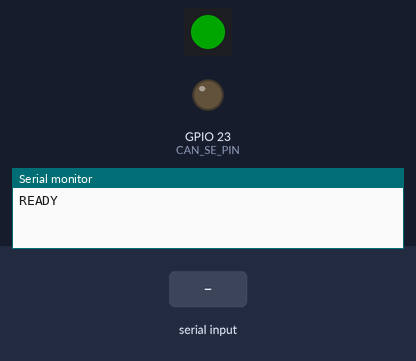
Bench run of a program on a simulated ESP32. Parts: 1 RGB LEDs in strip order, left to right, output pins drawn as LEDs (lit = HIGH), the last lines printed to the serial monitor. The inputs (shaded band) are chosen by the test bench. Dim RGB values are drawn brighter than linear; no CAN messages arrive unless stated.

Above: at 1.2 s.
1.3 s: "TEMP:D:UP\n" received over Serial
At 1.39 s:
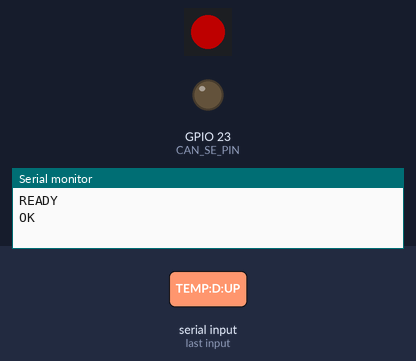
2.9 s: "PING\n" received over Serial
At 4.1 s:
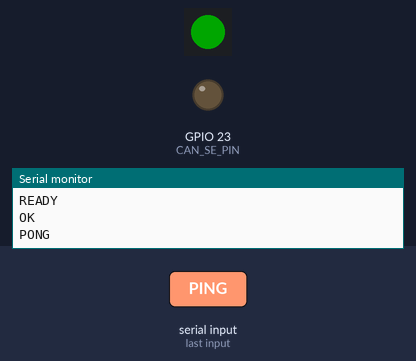
4.4 s: "CLIM?\n" received over Serial
At 5.5 s:
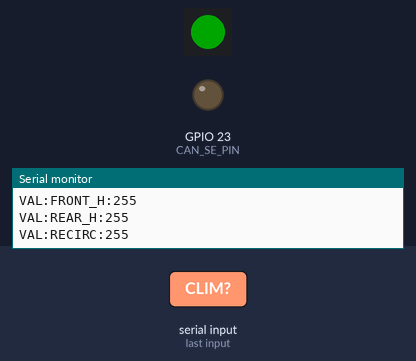
Timing chart, 0 to 7.4 s (numbered marks = the images above; inputs shaded):
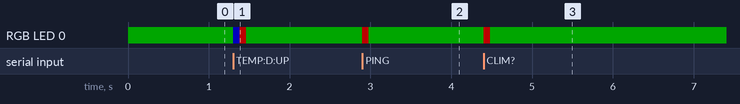

Measured:
- after the input at 1.3 s, RGB LED 0: RGB(0, 40, 0) → RGB(0, 0, 80) at once, → RGB(80, 0, 0) 0.08 s later, → RGB(0, 40, 0) 0.08 s later
- after the input at 2.9 s, RGB LED 0: RGB(0, 40, 0) → RGB(80, 0, 0) at once, → RGB(0, 40, 0) 0.08 s later
- after the input at 4.4 s, RGB LED 0: RGB(0, 40, 0) → RGB(80, 0, 0) at once, → RGB(0, 40, 0) 0.08 s later

The program:

main.cpp
```cpp
/**
 * ESP32 — Passerelle USB Serial <-> CAN bus Jaguar XF
 * Carte  : LILYGO T-CAN485
 * Toolchain : PlatformIO
 *
 * Brochage :
 *   CAN TX  : GPIO 27 → transceiver SN65HVD230 intégré
 *   CAN RX  : GPIO 26 ← transceiver SN65HVD230 intégré
 *   CAN SE  : GPIO 23 → LOW pour activer le TX
 *   CAN H/L : bornes à vis → bus MS-CAN Jaguar (125 kbps)
 *   USB-C   : tablette Android (CH9102F @ 115200 baud)
 *
 * Source des CAN IDs : github.com/rhysmorgan134/jaguar-xf-canbus-app
 *
 * CAN IDs :
 *   0x2C8 (712) → commandes envoyées à la voiture (clim + radio)
 *   0x208 (520) ← état climatisation
 *
 * Commandes série (115200 baud) :
 *   PING          → PONG
 *   STATE?        → VAL:STATE:<n> TXERR:<n> RXERR:<n>
 *   RECOVER       → récupération bus-off
 *   CLIM?         → envoi forcé de l'état complet de la clim
 *
 *   TEMP:D:UP / TEMP:D:DOWN   — température conducteur
 *   TEMP:P:UP / TEMP:P:DOWN   — température passager
 *   FAN:UP / FAN:DOWN / FAN:ON — ventilation
 *   AUTO:1 / AUTO:0            — mode auto
 *   RECIRC:1 / RECIRC:0        — recirculation
 *   REAR:1 / REAR:0            — dégivrage arrière
 *   FRONT:1 / FRONT:0          — dégivrage avant
 *   DEFROST                    — dégivrage pare-brise
 *
 *   RADIO:1        — marche/arrêt radio (toggle)
 *   SRC            — changement de source
 *   MUSIC          — mode musique
 *   NEXT / PREV    — piste suivante / précédente
 *   VOL:UP / VOL:DOWN — volume
 *
 * Réponses CAN reçues :
 *   VAL:AUTO:<0|1>
 *   VAL:DEFROST:<0|1>
 *   VAL:FRONT_H:<0|1>
 *   VAL:REAR_H:<0|1>
 *   VAL:RECIRC:<0|1>
 */

#include <Arduino.h>
#include <FastLED.h>
#include "driver/twai.h"

// ─── LED RGB WS2812B (T-CAN485) ────────────────────────────────────────────
#define LED_PIN   4
#define LED_COUNT 1
CRGB leds[LED_COUNT];

void setLed(CRGB color) {
  leds[0] = color;
  FastLED.show();
}

// ─── Pins T-CAN485 ─────────────────────────────────────────────────────────
#define CAN_TX_PIN  GPIO_NUM_27
#define CAN_RX_PIN  GPIO_NUM_26
#define CAN_SE_PIN  23

// ─── CAN IDs ───────────────────────────────────────────────────────────────
#define CAN_ID_OUT   0x2C8
#define CAN_ID_CLIM  0x208

// ─── Buffer de sortie ──────────────────────────────────────────────────────
uint8_t canBuf[8] = {203, 0, 0, 0, 0, 0, 127, 127};

// ─── État clim (255 = inconnu) ─────────────────────────────────────────────
struct ClimState {
  uint8_t autoMode = 255;
  uint8_t defrost  = 255;
  uint8_t frontH   = 255;
  uint8_t rearH    = 255;
  uint8_t recirc   = 255;
} climState;

void printClimState() {
  Serial.print("VAL:AUTO:");    Serial.println(climState.autoMode);
  Serial.print("VAL:DEFROST:"); Serial.println(climState.defrost);
  Serial.print("VAL:FRONT_H:"); Serial.println(climState.frontH);
  Serial.print("VAL:REAR_H:");  Serial.println(climState.rearH);
  Serial.print("VAL:RECIRC:");  Serial.println(climState.recirc);
}

// ─── Config ────────────────────────────────────────────────────────────────
#define PULSE_MS    80
#define SERIAL_BAUD 115200
#define MAX_CMD_LEN 64

// ─── Buffer série ──────────────────────────────────────────────────────────
char cmdBuffer[MAX_CMD_LEN];
int  cmdIndex = 0;
unsigned long ledOffAt = 0;

// ─── Prototypes ────────────────────────────────────────────────────────────
void handleCommand(const String& cmd);
void handleCanRx(const twai_message_t& msg);
void sendCan();
void pulse(int byteIdx, uint8_t val, uint8_t offVal = 0);

// ─────────────────────────────────────────────────────────────────────────────
void setup() {
  Serial.begin(SERIAL_BAUD);

  pinMode(CAN_SE_PIN, OUTPUT); digitalWrite(CAN_SE_PIN, LOW);

  FastLED.addLeds<WS2812B, LED_PIN, GRB>(leds, LED_COUNT);
  FastLED.setBrightness(80);
  setLed(CRGB::Black);

  twai_general_config_t g = TWAI_GENERAL_CONFIG_DEFAULT(CAN_TX_PIN, CAN_RX_PIN, TWAI_MODE_NORMAL);
  twai_timing_config_t  t = TWAI_TIMING_CONFIG_125KBITS();
  twai_filter_config_t  f = TWAI_FILTER_CONFIG_ACCEPT_ALL();

  if (twai_driver_install(&g, &t, &f) != ESP_OK) { Serial.println("ERR:CAN_INIT");  return; }
  if (twai_start()                    != ESP_OK) { Serial.println("ERR:CAN_START"); return; }

  setLed(CRGB::Green);
  Serial.println("READY");
}

// ─────────────────────────────────────────────────────────────────────────────
void loop() {
  unsigned long now = millis();
  if (ledOffAt && now >= ledOffAt) { setLed(CRGB::Green); ledOffAt = 0; }

  while (Serial.available()) {
    char c = (char)Serial.read();
    if (c == '\n' || c == '\r') {
      if (cmdIndex > 0) {
        cmdBuffer[cmdIndex] = '\0';
        handleCommand(String(cmdBuffer));
        setLed(CRGB::Red);
        ledOffAt = millis() + 80;
        cmdIndex = 0;
      }
    } else if (cmdIndex < MAX_CMD_LEN - 1) {
      cmdBuffer[cmdIndex++] = c;
    }
  }

  twai_message_t msg;
  if (twai_receive(&msg, 0) == ESP_OK) {
    handleCanRx(msg);
  }
}

// ─────────────────────────────────────────────────────────────────────────────
void recoverBusOff() {
  twai_status_info_t status;
  twai_get_status_info(&status);
  if (status.state == TWAI_STATE_BUS_OFF) {
    Serial.println("WARN:BUS_OFF_RECOVER");
    twai_initiate_recovery();
    unsigned long t = millis();
    while (millis() - t < 500) {
      twai_get_status_info(&status);
      if (status.state == TWAI_STATE_RUNNING) { Serial.println("OK:BUS_RECOVERED"); return; }
      delay(10);
    }
    Serial.println("ERR:BUS_RECOVER_TIMEOUT");
  }
}

void sendCan() {
  recoverBusOff();
  twai_message_t msg = {};
  msg.identifier       = CAN_ID_OUT;
  msg.data_length_code = 8;
  memcpy(msg.data, canBuf, 8);
  esp_err_t err = twai_transmit(&msg, pdMS_TO_TICKS(10));
  if (err != ESP_OK) {
    Serial.printf("ERR:CAN_TX:%d\n", err);
    twai_status_info_t status;
    twai_get_status_info(&status);
    Serial.printf("ERR:STATE:%d TXERR:%d RXERR:%d\n",
      status.state, status.tx_error_counter, status.rx_error_counter);
  }
}

void pulse(int byteIdx, uint8_t val, uint8_t offVal) {
  setLed(CRGB::Blue);
  canBuf[byteIdx] = val;
  sendCan();
  delay(PULSE_MS);
  canBuf[byteIdx] = offVal;
  sendCan();
  setLed(CRGB::Green);
}

// ─────────────────────────────────────────────────────────────────────────────
void handleCommand(const String& cmd) {
  if (cmd == "PING")    { Serial.println("PONG"); return; }
  if (cmd == "RECOVER") { recoverBusOff(); return; }
  if (cmd == "CLIM?")   { printClimState(); return; }
  if (cmd == "STATE?") {
    twai_status_info_t s;
    twai_get_status_info(&s);
    Serial.printf("VAL:STATE:%d TXERR:%d RXERR:%d\n", s.state, s.tx_error_counter, s.rx_error_counter);
    return;
  }

  // Température conducteur
  if (cmd == "TEMP:D:UP")   { pulse(4, 1);        Serial.println("OK"); return; }
  if (cmd == "TEMP:D:DOWN") { pulse(4, 4);        Serial.println("OK"); return; }
  // Température passager
  if (cmd == "TEMP:P:UP")   { pulse(5, 1);        Serial.println("OK"); return; }
  if (cmd == "TEMP:P:DOWN") { pulse(5, 4);        Serial.println("OK"); return; }
  // Ventilation
  if (cmd == "FAN:UP")      { pulse(6, 128, 127); Serial.println("OK"); return; }
  if (cmd == "FAN:DOWN")    { pulse(6, 126, 127); Serial.println("OK"); return; }
  if (cmd == "FAN:ON")      { pulse(1, 4);        Serial.println("OK"); return; }
  // Modes clim
  if (cmd == "AUTO:1" || cmd == "AUTO:0")     { pulse(3, 1);       Serial.println("OK"); return; }
  if (cmd == "RECIRC:1" || cmd == "RECIRC:0") { pulse(1, 1);       Serial.println("OK"); return; }
  if (cmd == "REAR:1"   || cmd == "REAR:0")   { pulse(2, 64);      Serial.println("OK"); return; }
  if (cmd == "FRONT:1"  || cmd == "FRONT:0")  { pulse(2, 1);       Serial.println("OK"); return; }
  if (cmd == "DEFROST")                        { pulse(3, 4);       Serial.println("OK"); return; }
  // Radio
  if (cmd == "RADIO:1")  { pulse(3, 16);       Serial.println("OK"); return; }
  if (cmd == "SRC")      { pulse(3, 64);       Serial.println("OK"); return; }
  if (cmd == "MUSIC")    { pulse(1, 16);       Serial.println("OK"); return; }
  if (cmd == "NEXT")     { pulse(4, 16);       Serial.println("OK"); return; }
  if (cmd == "PREV")     { pulse(4, 64);       Serial.println("OK"); return; }
  if (cmd == "VOL:UP")   { pulse(7, 128, 127); Serial.println("OK"); return; }
  if (cmd == "VOL:DOWN") { pulse(7, 126, 127); Serial.println("OK"); return; }

  Serial.println("ERR:UNKNOWN_CMD");
}

// ─────────────────────────────────────────────────────────────────────────────
void handleCanRx(const twai_message_t& msg) {
  if (msg.identifier == CAN_ID_CLIM && msg.data_length_code >= 5) {
    uint8_t stateAutoMode   = (msg.data[3] & 32)  ? 1 : 0;
    uint8_t stateDefrost    = (msg.data[3] & 64)  ? 1 : 0;
    uint8_t stateFrontHeat  = (msg.data[3] & 128) ? 1 : 0;
    uint8_t stateRearHeat   = (msg.data[2] & 1)   ? 1 : 0;
    uint8_t stateRecirc     = (msg.data[4] & 32)  ? 1 : 0;

    bool isInitialFrame = (climState.autoMode == 255);

    if (isInitialFrame || stateAutoMode  != climState.autoMode) { climState.autoMode  = stateAutoMode;  Serial.print("VAL:AUTO:");    Serial.println(stateAutoMode);  }
    if (isInitialFrame || stateDefrost   != climState.defrost)  { climState.defrost   = stateDefrost;   Serial.print("VAL:DEFROST:"); Serial.println(stateDefrost);   }
    if (isInitialFrame || stateFrontHeat != climState.frontH)   { climState.frontH    = stateFrontHeat; Serial.print("VAL:FRONT_H:"); Serial.println(stateFrontHeat); }
    if (isInitialFrame || stateRearHeat  != climState.rearH)    { climState.rearH     = stateRearHeat;  Serial.print("VAL:REAR_H:");  Serial.println(stateRearHeat);  }
    if (isInitialFrame || stateRecirc    != climState.recirc)   { climState.recirc    = stateRecirc;    Serial.print("VAL:RECIRC:");  Serial.println(stateRecirc);    }
  }
}
```
